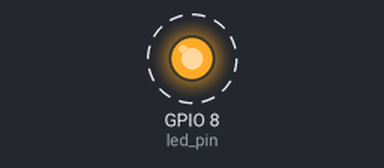
Recording of a program running on a simulated Raspberry Pi (BCM pin numbers). On the bench: output pins drawn as LEDs (lit = HIGH). Dashed ring = blinking. At 2.0 s the program stops and its outputs stay as they are.

Above: at 0.05 s.
Timing chart, 0 to 3.0 s (numbered marks = the images above):
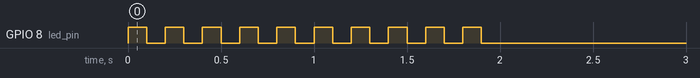

The program:

01_LED_on.py
```python
import RPi.GPIO as GPIO
import time

led_pin = 8

GPIO.setmode(GPIO.BCM)
GPIO.setwarnings(False)     #경고에 대한 메세지를 얼마나 나타낼것이냐 (경고가 많이 안나옴)
GPIO.setup(led_pin,GPIO.OUT)

for i in range(10):
    GPIO.output(led_pin,1)
    time.sleep(0.1)
    GPIO.output(led_pin,0)
    time.sleep(0.1)

GPIO.cleanup
```

Measured:
- by itself, GPIO 8 (led_pin): alternates HIGH for 0.10 s and LOW for 0.10 s, 20 changes in all, then stays LOW
